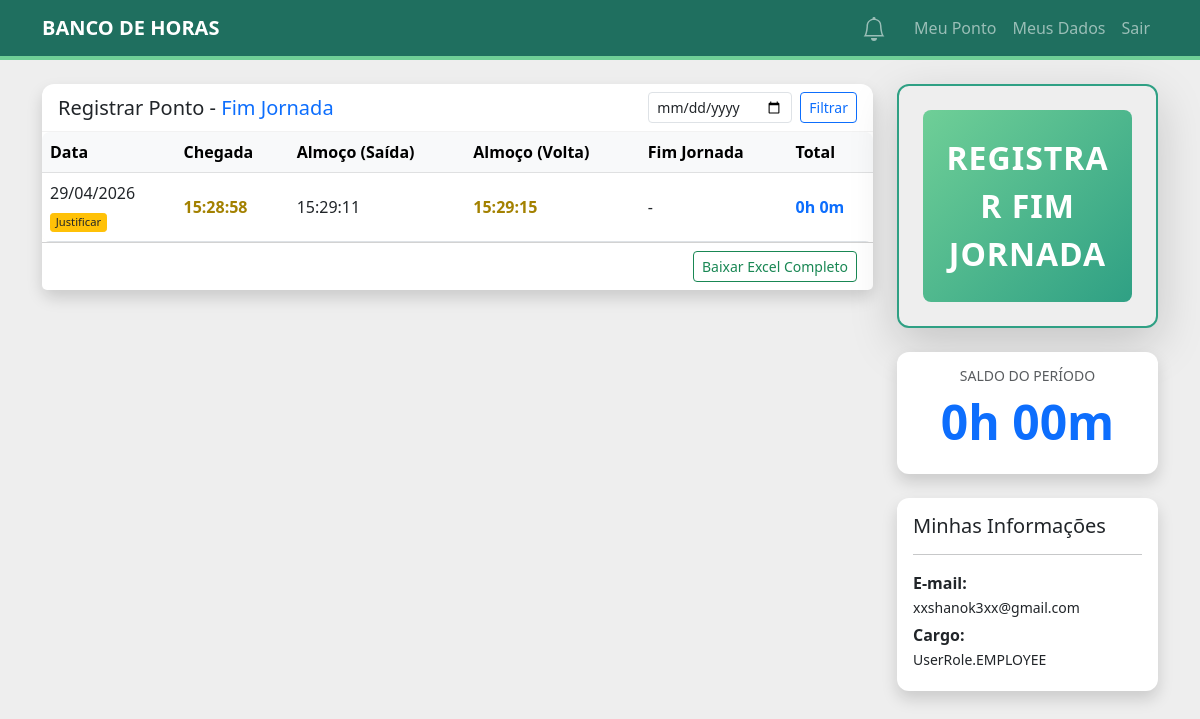
/dashboard (signed in), run on the app's committed database.
### src/domain/model.py (models this page shows, shortened)
@dataclass
class DailyPonto:
    user_id: int
    entry_date: date
    arrival: Optional[time] = None
    lunch_start: Optional[time] = None
    lunch_end: Optional[time] = None
    departure: Optional[time] = None
    location_data: str = "" # Formato: "Chegada: ... | Almoço: ..."
    status: PontoStatus = PontoStatus.ON_TIME
    justification: Optional[str] = None
    ponto_id: Optional[int] = None
    arrival_late: bool = False
    lunch_start_late: bool = False
    lunch_end_late: bool = False
    departure_early: bool = False
    @property
    def has_anomaly(self) -> bool:
        return any([
            self.arrival_late,
            self.lunch_start_late,
            self.lunch_end_late,
            self.departure_early,
            self.status == PontoStatus.MISSING
        ])
    @property
    def current_stage(self) -> str:
        if not self.arrival: return "Chegada"
        if not self.lunch_start: return "Saída Almoço"
        if not self.lunch_end: return "Retorno Almoço"
        if not self.departure: return "Fim Jornada"
        return "Jornada Completa"
    @property
    def worked_minutes(self) -> int:
        def delta(t1, t2):
            if not t1 or not t2: return 0
            return int((datetime.combine(date.min, t2) - datetime.combine(date.min, t1)).total_seconds() / 60)
        morning = delta(self.arrival, self.lunch_start)
        afternoon = delta(self.lunch_end, self.departure)
        return morning + afternoon

class User:
    @property
    def is_profile_complete(self) -> bool:
        return self.profile.is_complete()
    @property
    def unread_notifications_count(self) -> int:
        return sum(1 for n in self.notifications if not n.is_read)

### src/entrypoints/flask_app.py (the view)
@app.route("/dashboard")
@login_required
def dashboard():
    if not current_user.is_profile_complete:
        return redirect(url_for("complete_profile"))
    if current_user.role == "employee" and not current_user.has_schedule:
        return redirect(url_for("choose_journey"))
    uow = SqlAlchemyUnitOfWork()
    filter_date_str = request.args.get("date")
    filter_date = None
    if filter_date_str:
        try:
            filter_date = datetime.strptime(filter_date_str, "%Y-%m-%d").date()
        except ValueError:
            pass
    with uow:
        user = uow.users.get_user_by_id(current_user.id)
        if not user:
             flash("Usuário não encontrado", "danger")
             return redirect(url_for("logout"))
        today_date = date.today()
        ponto_hoje = next((p for p in user.time_entries if p.entry_date == today_date), None)
        current_stage = ponto_hoje.current_stage if ponto_hoje else "Chegada"
        if filter_date:
            recent_entries = [p for p in user.time_entries if p.entry_date == filter_date]
        else:
            recent_entries = sorted(user.time_entries, key=lambda x: x.entry_date, reverse=True)[:10]
        total_worked_mins = sum(p.worked_minutes for p in user.time_entries)
        saldo_formatted = f"{total_worked_mins // 60}h {total_worked_mins % 60:02d}m"
        maps_url = None
        if ponto_hoje and ponto_hoje.location_data:
            locs = ponto_hoje.location_data.split("|")
            last_loc = locs[-1].split(":")[-1].strip()
            maps_url = get_maps_url(last_loc)
        return render_template("employee_dashboard.html",
                             recent_entries=recent_entries,
                             current_stage=current_stage,
                             maps_url=maps_url,
                             filter_date=filter_date_str,
                             saldo_atual=saldo_formatted)

### src/adapters/repository.py (called while the page is built)
    def get_user_by_id(self, user_id: int) -> Optional[User]:
        return self.session.query(User).filter_by(user_id=user_id).first()

### src/domain/model.py (called while the page is built)
    def is_complete(self) -> bool:
        return all([
            self.registration_number,
            self.cpf,
            self.department,
            self.position,
            self.secretariat,
            self.full_name
        ])

### src/entrypoints/flask_app.py (called while the page is built)
@login_manager.user_loader
def load_user(user_id):
    uow = SqlAlchemyUnitOfWork()
    with uow:
        user = uow.users.get_user_by_id(int(user_id))
        if user:
            return AuthenticatedUser(user)
    return None

@app.context_processor
def inject_notifications():
    if current_user.is_authenticated:
        uow = SqlAlchemyUnitOfWork()
        with uow:
            user = uow.users.get_user_by_id(current_user.id)
            if user:
                return {
                    "user_notifs": user.notifications[:20],
                    "user_notifs_count": user.unread_notifications_count
                }
    return {"user_notifs": [], "user_notifs_count": 0}

def get_maps_url(location_str):
    if not location_str or "," not in location_str:
        return None
    return f"https://www.google.com/maps?q={location_str.strip()}&output=embed"

### src/service_layer/unit_of_work.py (called while the page is built)
    def __enter__(self):
        return self

    def __exit__(self, *args):
        self.rollback()

    def __enter__(self):
        if self._nested_count == 0:
            self.session: Session = self.session_factory()
            self.users = SqlAlchemyRepository(self.session)
        self._nested_count += 1
        return super().__enter__()

    def __exit__(self, *args):
        self._nested_count -= 1
        if self._nested_count == 0:
            super().__exit__(*args)
            self.session.close()
        else:
            pass

    def rollback(self):
        self.session.rollback()

### src/entrypoints/templates/employee_dashboard.html (shortened to what this page needs)
{% extends "base.html" %}
{% block content %}
<div class="row flex-column-reverse flex-md-row">
    <div class="col-md-9">
        <div class="card shadow mb-4">
            <div class="card-header bg-white d-flex justify-content-between align-items-center">
                <h5 class="mb-0">Registrar Ponto - <span class="text-primary">{{ current_stage }}</span></h5>
                <div class="d-flex gap-2">
                    <form action="{{ url_for('dashboard') }}" method="GET" class="d-flex align-items-center gap-2">
                        <input type="date" lang="pt-BR" name="date" class="form-control form-control-sm" value="{{ filter_date or '' }}">
                        <button type="submit" class="btn btn-sm btn-outline-primary">Filtrar</button>
                    </form>
                </div>
            </div>
            <div class="card-body p-0">
                <div class="table-responsive">
                    <table class="table table-hover mb-0 align-middle">
                        <thead class="table-light">
                            <tr>
                                <th>Data</th>
                                <th>Chegada</th>
                                <th>Almoço (Saída)</th>
                                <th>Almoço (Volta)</th>
                                <th>Fim Jornada</th>
                                <th>Total</th>
                            </tr>
                        </thead>
                        <tbody>
                            {% for p in recent_entries %}
                                <tr class="{% if p.status.value == 'Faltante' %}table-danger-light{% elif p.status.value == 'Justificado' %}table-success-light{% elif p.has_anomaly %}table-warning-light{% endif %}">
                                    <td>
                                        {{ p.entry_date.strftime('%d/%m/%Y') }}
                                        {% if p.has_anomaly and not p.justification %}
                                            <div class="mt-1">
                                                <button class="btn btn-xs btn-warning text-dark py-0" style="font-size: 0.7rem;" onclick="openJustificationModal('{{ p.entry_date }}', '{{ p.justification or '' }}')">
                                                    Justificar
                                                </button>
                                            </div>
                                        {% endif %}
                                    </td>
                                    <td class="{% if p.status.value == 'Faltante' and not p.arrival %}text-danger fw-bold{% elif p.arrival_late %}text-warning-dark fw-bold{% elif p.arrival %}text-success{% endif %}">
                                        {{ p.arrival.strftime('%H:%M:%S') if p.arrival else ('FALTA' if p.status.value == 'Faltante' else '-') }}
                                    </td>
                                    <td class="{% if p.lunch_start_late %}text-warning-dark fw-bold{% endif %}">
                                        {{ p.lunch_start.strftime('%H:%M:%S') if p.lunch_start else '-' }}
                                    </td>
                                    <td class="{% if p.lunch_end_late %}text-warning-dark fw-bold{% elif p.lunch_end %}text-success{% endif %}">
                                        {{ p.lunch_end.strftime('%H:%M:%S') if p.lunch_end else '-' }}
                                    </td>
                                    <td class="{% if p.departure_early %}text-warning-dark fw-bold{% endif %}">
                                        {{ p.departure.strftime('%H:%M:%S') if p.departure else '-' }}
                                    </td>
                                    <td class="fw-bold text-primary">{{ p.worked_minutes // 60 }}h {{ p.worked_minutes % 60 }}m</td>
                                </tr>
                            {% else %}
                                <tr><td colspan="6" class="text-center py-4">Nenhum registro encontrado.</td></tr>
                            {% endfor %}
                        </tbody>
                    </table>
                </div>
            </div>
            <div class="card-footer bg-white text-end">
                <a href="{{ url_for('download_report', user_id=current_user.id) }}" class="btn btn-sm btn-outline-success">Baixar Excel Completo</a>
            </div>
        </div>
    </div>
    <div class="col-md-3 mb-4 mb-md-0">
        <div class="card shadow-lg custom-card mb-4">
    <div class="card-body text-center p-4">
        {% if current_stage != "Jornada Completa" %}
            <button type="button"
                    class="btn btn-lg w-100 py-4 fs-2 text-uppercase btn-grab-attention"
                    onclick="showConfirmModal()">
                Registrar {{ current_stage }}
            </button>
        {% else %}
            <button class="btn btn-lg w-100 py-4 fs-2 fw-bold btn-disabled-custom" disabled>
                Jornada Completa
            </button>
        {% endif %}
    </div>
</div>
        <div class="card shadow border-primary mb-4">
            <div class="card-body text-center">
                <h6 class="text-muted text-uppercase small">Saldo do Período</h6>
                <h2 class="display-5 fw-bold text-primary">{{ saldo_atual }}</h2>
            </div>
        </div>
        <div class="card shadow">
            <div class="card-body">
                <h5>Minhas Informações</h5>
                <hr>
                <p class="mb-1"><strong>E-mail:</strong> <br><small>{{ current_user.email }}</small></p>
                <p class="mb-1"><strong>Cargo:</strong> <br><small>{{ current_user.role }}</small></p>
            </div>
        </div>
    </div>
</div>
{% endblock %}

### src/entrypoints/static/style.css (style rules this page uses)
:root { --bg-color: #EEEEEE; --primary-mint: #6FCF97; --secondary-teal: #2FA084; --dark-accent: #1F6F5F; --text-dark: #333333; --white: #ffffff; }
body { background-color: var(--bg-color); color: var(--text-dark); font-family: 'Segoe UI', Tahoma, Geneva, Verdana, sans-serif; }
.card { border: none; border-radius: 12px; background-color: var(--white); transition: transform 0.2s; }
.card-header { background-color: transparent !important; border-bottom: 1px solid rgba(0,0,0,0.05); font-weight: 600; }
.table { background-color: var(--white); border-radius: 8px; overflow: hidden; }
.text-warning-dark { color: #a38100 !important; }
.table-warning-light { background-color: rgba(255, 193, 7, 0.05) !important; }
.btn-xs { padding: 0.1rem 0.3rem; font-size: 0.75rem; border-radius: 0.2rem; }
.custom-card { background-color: var(--bg-color); border: 2px solid var(--secondary-teal); }
.btn-grab-attention { background: linear-gradient(135deg, var(--primary-mint) 0%, var(--secondary-teal) 100%); color: var(--white); border: none; font-weight: 800; letter-spacing: 1px; transition: transform 0.2s, box-shadow 0.2s; animation: pulse-mint 2.5s infinite; }

### data on the page
DailyPonto: entry_date "29/04/2026", arrival "15:28:58", lunch_start "15:29:11", lunch_end "15:29:15", departure "-", arrival+lunch_start+lunch_end "0", p.worked_minutes%60 "0"
User: email "xxshanok3xx@gmail.com"

### other printed values
{{ current_stage }} "Fim Jornada"
{{ current_stage }} "FIM JORNADA"
{{ saldo_atual }} "0h 00m"
{{ current_user.role }} "UserRole.EMPLOYEE"
